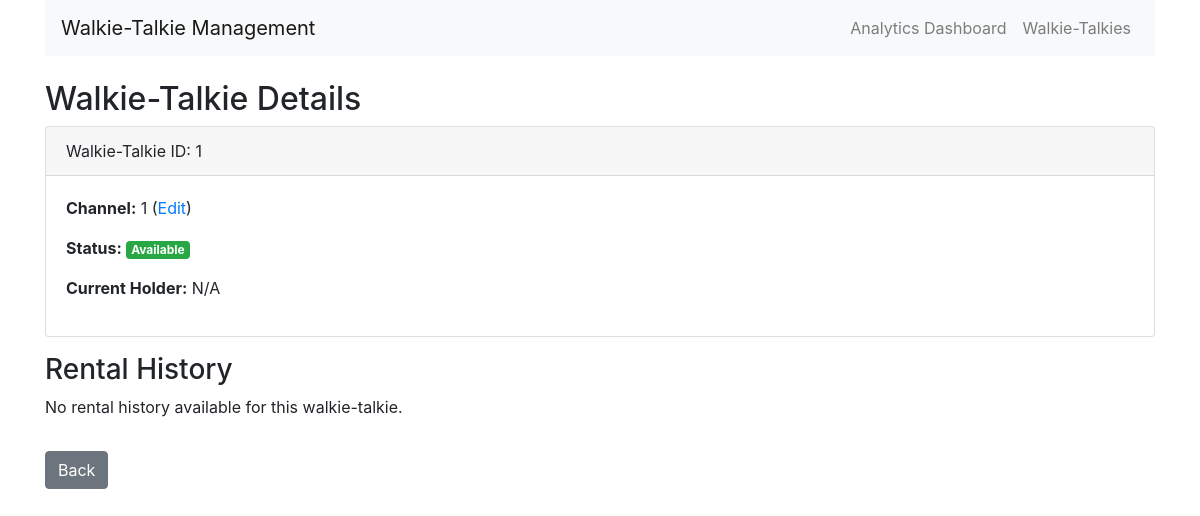
Before: /walkie_talkie/1 with the older database file.
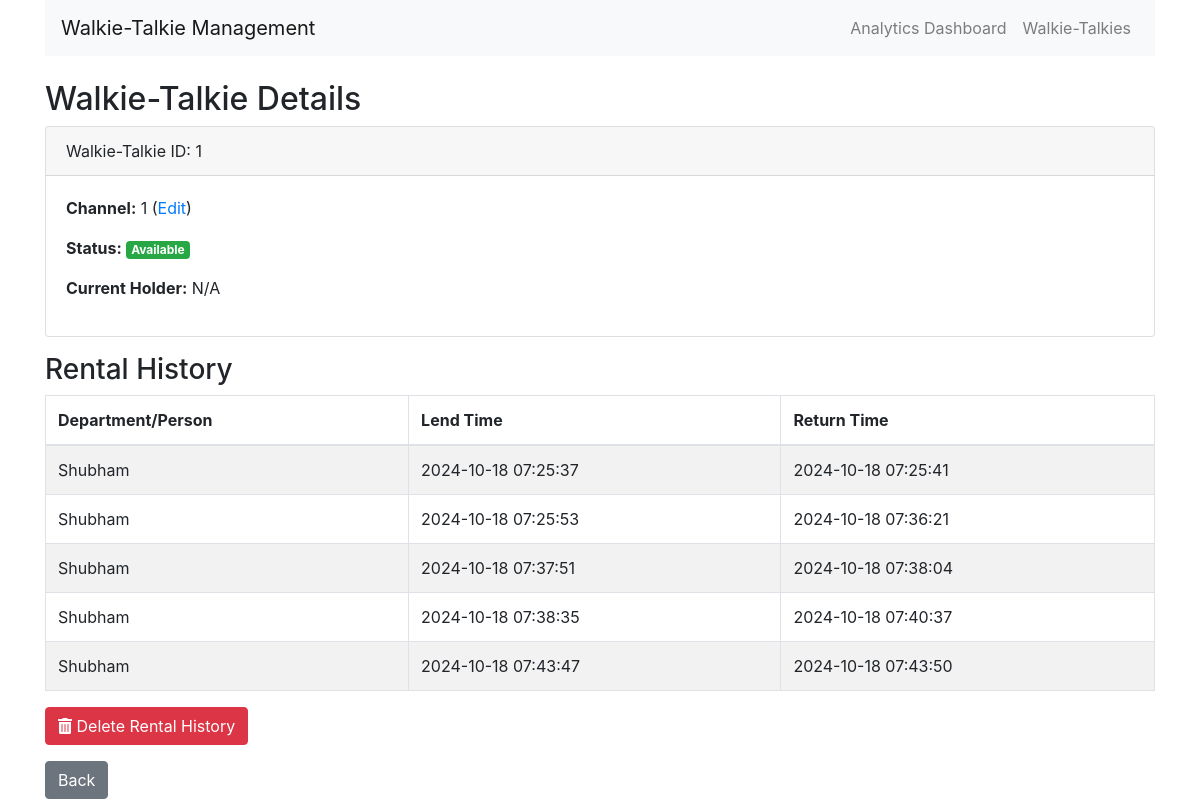
After: the same page with the newer database file.
### models.py (models this page shows)
class WalkieTalkie(db.Model):
    id = db.Column(db.Integer, primary_key=True)
    channel = db.Column(db.Integer, nullable=True, default=1)
    is_lent = db.Column(db.Boolean, default=False)
    current_holder = db.Column(db.String(100), nullable=True)
    is_charged = db.Column(db.Boolean, default=False)  # Default is now False (discharged)
    rental_history = db.relationship('Rental', backref='walkie_talkie', lazy=True)

class Rental(db.Model):
    id = db.Column(db.Integer, primary_key=True)
    walkie_talkie_id = db.Column(db.Integer, db.ForeignKey('walkie_talkie.id'))
    department_id = db.Column(db.Integer, db.ForeignKey('department.id'))
    lend_time = db.Column(db.DateTime, default=get_ist_now)
    return_time = db.Column(db.DateTime, nullable=True)

class Department(db.Model):
    id = db.Column(db.Integer, primary_key=True)
    name = db.Column(db.String(100), nullable=False, unique=True)
    rental_history = db.relationship('Rental', backref='department', lazy=True)

### routes.py (the view)
@app.route('/walkie_talkie/<int:wt_id>')
def view_walkie_talkie(wt_id):
    wt = WalkieTalkie.query.get_or_404(wt_id)
    rentals = Rental.query.filter_by(walkie_talkie_id=wt_id).all()
    return render_template('walkie_talkie.html', wt=wt, rentals=rentals)

### templates/walkie_talkie.html
{% extends 'base.html' %}
{% block content %}
<h2>Walkie-Talkie Details</h2>
<div class="card mb-3">
    <div class="card-header">
        Walkie-Talkie ID: {{ wt.id }}
    </div>
    <div class="card-body">
        <p><strong>Channel:</strong> {{ wt.channel }} (<a href="{{ url_for('edit_walkie_talkie', wt_id=wt.id) }}">Edit</a>)</p>
        <p><strong>Status:</strong>
            {% if wt.is_lent %}
                <span class="badge badge-danger">Lent</span>
            {% else %}
                <span class="badge badge-success">Available</span>
            {% endif %}
        </p>
        <p><strong>Current Holder:</strong> {{ wt.current_holder or 'N/A' }}</p>
    </div>
</div>
<h3>Rental History</h3>
{% if rentals %}
<table class="table table-striped table-bordered">
    <thead>
        <tr>
            <th>Department/Person</th>
            <th>Lend Time</th>
            <th>Return Time</th>
        </tr>
    </thead>
    <tbody>
        {% for rental in rentals %}
        <tr>
            <td>{{ rental.department.name }}</td>
            <td>{{ rental.lend_time.strftime('%Y-%m-%d %H:%M:%S') }}</td>
            <td>{{ rental.return_time.strftime('%Y-%m-%d %H:%M:%S') if rental.return_time else 'Not Returned' }}</td>
        </tr>
        {% endfor %}
    </tbody>
</table>
{% if not wt.is_lent %}
<form action="{{ url_for('delete_rental_history', wt_id=wt.id) }}" method="post" onsubmit="return confirm('Are you sure you want to delete all rental history for this walkie-talkie? This action cannot be undone.');">
    <button type="submit" class="btn btn-danger">
        <i class="fas fa-trash-alt"></i> Delete Rental History
    </button>
</form>
{% else %}
    <p class="text-danger">Cannot delete rental history while the walkie-talkie is currently lent out.</p>
{% endif %}
{% else %}
    <p>No rental history available for this walkie-talkie.</p>
{% endif %}
<a href="{{ url_for('index') }}" class="btn btn-secondary mt-3">Back</a>
{% endblock %}

### templates/base.html (shortened to what this page needs)
<!DOCTYPE html>
<html>
<head>
    <link rel="stylesheet"
          href="https://maxcdn.bootstrapcdn.com/bootstrap/4.5.2/css/bootstrap.min.css">
    <link rel="stylesheet" href="https://cdnjs.cloudflare.com/ajax/libs/font-awesome/5.15.1/css/all.min.css">
</head>
<body>
    <div class="container">
        <nav class="navbar navbar-expand-lg navbar-light bg-light mb-4">
            <a class="navbar-brand" href="{{ url_for('index') }}">Walkie-Talkie Management</a>
            <div class="collapse navbar-collapse">
                <ul class="navbar-nav ml-auto">
                    <li class="nav-item">
                        <a class="nav-link" href="{{ url_for('analytics') }}">Analytics Dashboard</a>
                    </li>
                    <li class="nav-item">
                        <a class="nav-link" href="{{ url_for('list_walkie_talkies') }}">Walkie-Talkies</a>
                    </li>
                </ul>
            </div>
        </nav>
        {% block content %}{% endblock %}
    </div>
</body>
</html>

Changed rows visible on the page:
added Rental: department.name "Shubham", lend_time "2024-10-18 07:25:37", return_time "2024-10-18 07:25:41"
added Rental: department.name "Shubham", lend_time "2024-10-18 07:25:53", return_time "2024-10-18 07:36:21"
added Rental: department.name "Shubham", lend_time "2024-10-18 07:37:51", return_time "2024-10-18 07:38:04"
added Rental: department.name "Shubham", lend_time "2024-10-18 07:38:35", return_time "2024-10-18 07:40:37"
added Rental: department.name "Shubham", lend_time "2024-10-18 07:43:47", return_time "2024-10-18 07:43:50"
Other visible differences:
text no longer shown: "No rental history available for this walkie-talkie."
text now shown: "Department/Person Lend Time Return Time Delete Rental History"
